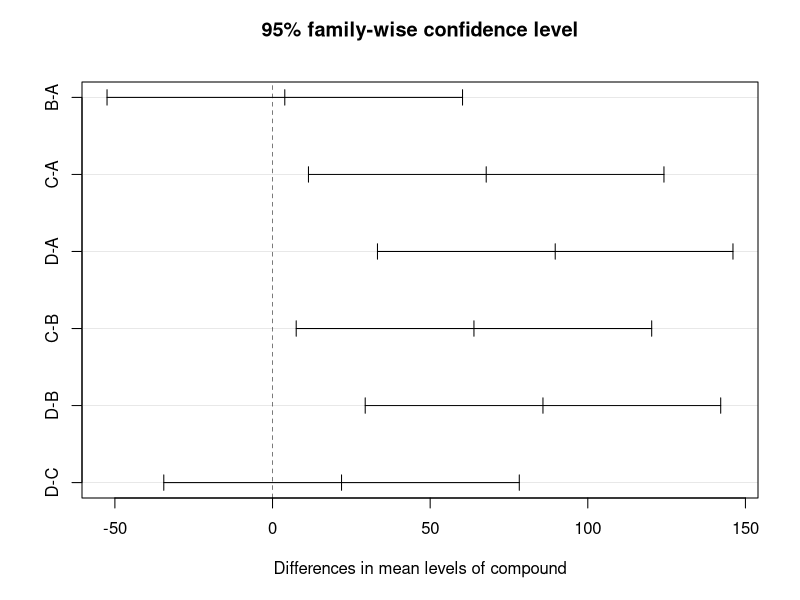
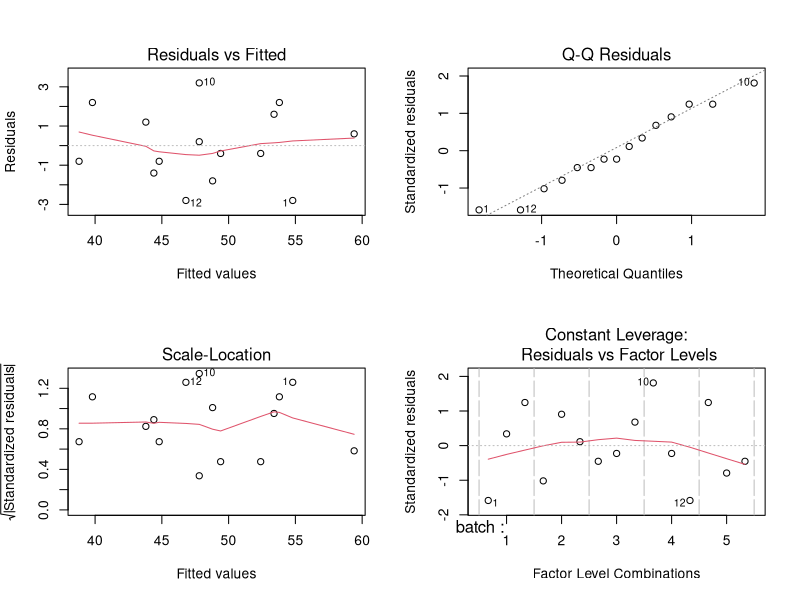

The R script that drew these images, in order:
## ---- chunk 1
day <- factor(rep(c("Monday", "Tuesday", "Wednesday",
"Thursday"), each = 3))
operator <- factor(c("A", "B", "C", "A", "C", "D", "B", "C",
"D", "A", "B", "D"))
kelvin <- c(780, 820, 800, 950, 920, 940, 880, 880, 820, 840,
780, 820)
data1<-data.frame(day, operator, kelvin)
model1 <- aov(kelvin ~ day + operator, data=data1)
summary(model1) 
## ---- chunk 2
tire <- factor(rep(1:4, each = 3))
compound <- factor(c("A", "B", "C", "A", "B", "D", "A", "C",
"D", "B", "C", "D"))
wear <- c(238, 238, 279, 196, 213, 308, 254, 334, 367, 312, 421,
412)
data2<-data.frame(tire, compound,wear)
## ---- chunk 3
model2 <- aov(wear~tire + compound, data = data2)
summary(model2)
## ---- chunk 4
Tukeys<-TukeyHSD(model2, "compound")
Tukeys
## ---- chunk 5
plot(Tukeys)
## ---- chunk 6
1-pf(29.84,4,20) #part a

1-pf(7.65, 5, 20) #part a 
## ---- chunk 7
batch <- factor(rep(1:5, each = 3))
treatment <- factor(rep(c("A", "B", "C"), times = 5))
strength <- c(52, 60, 56, 47, 55, 48, 44, 49, 45, 51, 52, 44, 42, 43,
38)
data <- data.frame(batch, treatment, strength)

model <- aov(strength ~ batch + treatment, data = data)
summary(model)
## ---- chunk 8
tukey <- TukeyHSD(model, "treatment")
print(tukey)
## ---- chunk 9
par(mfrow = c(2, 2))
plot(model)
shapiro.test(residuals(model))
## ---- chunk 10
day <- factor(rep(c("Monday", "Tuesday", "Wednesday",
"Thursday"), each = 3))
operator <- factor(c("A", "B", "C", "A", "C", "D", "B", "C",
"D", "A", "B", "D"))
kelvin <- c(780, 820, 800, 950, 920, 940, 880, 880, 820, 840,
780, 820)
data1<-data.frame(day, operator, kelvin)
data1
## ---- chunk 11
model1 <- aov(kelvin ~ day + operator, data=data1)
summary(model1)
## ---- chunk 12
model2 <- aov(wear~tire + compound, data = data2)
summary(model2) 

qf(0.95,3,5)
qt(0.975,5)
